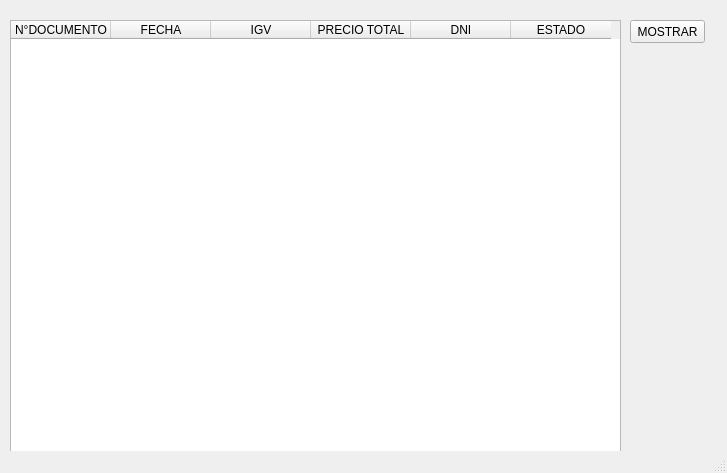
<?xml version="1.0" encoding="UTF-8"?>
<ui version="4.0">
 <class>MainWindow</class>
 <widget class="QMainWindow" name="MainWindow">
  <property name="geometry">
   <rect>
    <x>0</x>
    <y>0</y>
    <width>727</width>
    <height>473</height>
   </rect>
  </property>
  <property name="windowTitle">
   <string>Facturas</string>
  </property>
  <widget class="QWidget" name="centralwidget">
   <widget class="QPushButton" name="btnMostrar">
    <property name="geometry">
     <rect>
      <x>630</x>
      <y>20</y>
      <width>75</width>
      <height>23</height>
     </rect>
    </property>
    <property name="text">
     <string>MOSTRAR</string>
    </property>
   </widget>
   <widget class="QTableWidget" name="tblFactura">
    <property name="geometry">
     <rect>
      <x>10</x>
      <y>20</y>
      <width>611</width>
      <height>441</height>
     </rect>
    </property>
    <column>
     <property name="text">
      <string>N°DOCUMENTO</string>
     </property>
    </column>
    <column>
     <property name="text">
      <string>FECHA</string>
     </property>
    </column>
    <column>
     <property name="text">
      <string>IGV</string>
     </property>
    </column>
    <column>
     <property name="text">
      <string>PRECIO TOTAL</string>
     </property>
    </column>
    <column>
     <property name="text">
      <string>DNI</string>
     </property>
    </column>
    <column>
     <property name="text">
      <string>ESTADO</string>
     </property>
    </column>
   </widget>
  </widget>
  <widget class="QMenuBar" name="menubar">
   <property name="geometry">
    <rect>
     <x>0</x>
     <y>0</y>
     <width>727</width>
     <height>21</height>
    </rect>
   </property>
  </widget>
  <widget class="QStatusBar" name="statusbar"/>
 </widget>
 <resources/>
 <connections/>
</ui>
